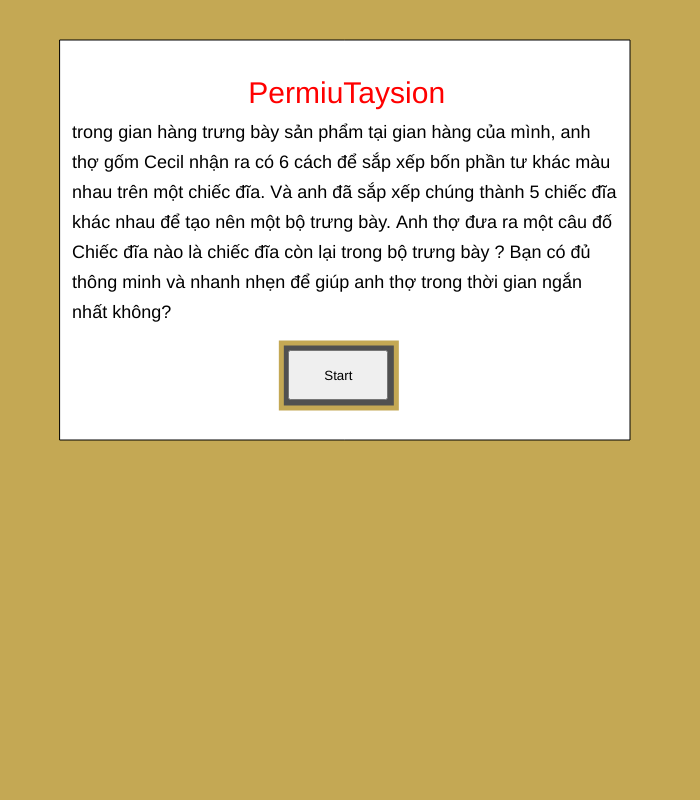
Frame 1 (no input)
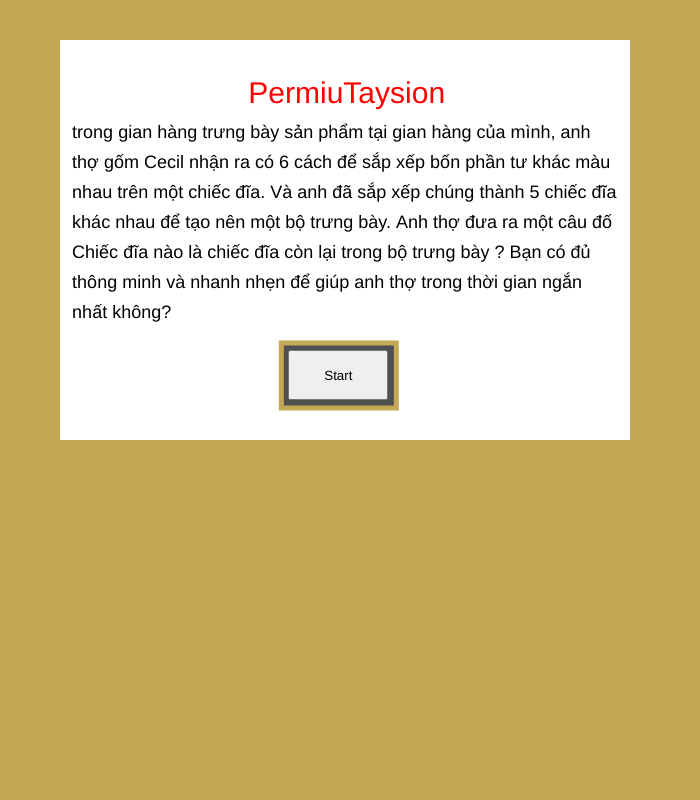
Frame 60 (no input)
Frame 120 (the mouse pressed at the canvas centre since frame 60): identical to frame 60, image omitted

The p5.js sketch that drew these frames (run headless with seeded random() and noise() and a simulated clock; from frame 60 on, the mouse is pressed at the canvas centre):

// p5.js sketch
// ── sketch.js
let wid = 700;
let hei = 800;
let col = [];
let or = [];
let used = [];
let num;
let used_ans = [];
let ans;
let or_ans = [];
let State = 0;
let win;
let check = -1;
let score;
let timer;

col = ['red','purple','blue',
       'red','blue','purple',
       'blue','red','purple',
       'blue','purple','red',
       'purple','blue','red',
       'purple','red','blue']

class circle {
    constructor(x,y,ang){
        this.x=x;
        this.y=y;
        this.r=80;
        this.ang = ang;
    }

    display(id){
          fill('yellow');
          arc(this.x,this.y,this.r,this.r,this.ang,this.ang+PI/2);

          fill(col[3*id]);
          arc(this.x,this.y,this.r,this.r,this.ang+PI/2,this.ang+PI);

          fill(col[3*id+1]);
          arc(this.x,this.y,this.r,this.r,this.ang+PI,this.ang+PI+PI/2);

          fill(col[3*id+2]);
          arc(this.x,this.y,this.r,this.r,this.ang+PI+PI/2,this.ang+2*PI);
    }
}

let cir = [];


function setup(){
   createCanvas(wid,hei);
   menu();
   // createMap();
}

function menu(){
    buttonS = createButton('Start');
    buttonS.size(100,50);
    buttonS.position(wid/3+55, 350);
    buttonS.mousePressed(startGame);
    check = -1;
    score = 0;
}

function startGame(){ 
    buttonS.hide();
    createMap();
    State = 1; 
}

function lose(){
    State = 2; // thua
    buttonBM = createButton('Back to menu');
    buttonR = createButton('Play again');

    buttonBM.size(100,50);
    buttonBM.position(wid/3-15, 250);

    buttonR.size(100,50);
    buttonR.position(wid/2+20, 250);  

    buttonBM.mousePressed(goToPage);
    buttonR.mousePressed(playAgain);
}

function goToPage(){
  State = 0;
  menu();
  buttonBM.hide();
  buttonR.hide();
}

function playAgain(){
   State = 1;
   score = 0;
  createMap();
  buttonR.hide();
  buttonBM.hide();
}


function createMap(){
      win = 0;
      if(score<30) timer = 30;
      else if(score<70) timer = 25;
      else if(score<150) timer = 20;
      else timer = 15;

      let k1 = int(random(0,100))*(PI/2),k2=int(random(0,100))*(PI/2);
          cir[0] = new circle(120,150,k1);
          cir[1] = new circle(320,150,k1+PI/2);
          cir[2] = new circle(520,150,k1+PI+PI/2);
          cir[3] = new circle(220,250,k1+2*PI);
          cir[4] = new circle(420,250,k1+PI);

          cir[5] = new circle(120,400,k2+PI);
          cir[6] = new circle(270,400,k2+PI/2);
          cir[7] = new circle(420,400,k2+2*PI);
          cir[8] = new circle(570,400,k2+PI+PI/2);
          // cir[0] = new circle(100,100,0);

      for(let i =0;i<6;i++){
            or[i] = 0;
            used[i] = 0;
            or_ans[i] = 0;
            used_ans[i] = 0;
      }

          num = int(random(0,5));
      while(used[num]){
            num = int(random(0,5)); 
      }
          or[0] = num;
          used[num] = 1;

          num = int(random(0,5));
      while(used[num]){
            num = int(random(0,5)); 
      }
          or[1] = num;
          used[num] = 1;

          num = int(random(0,5));
      while(used[num]){
            num = int(random(0,5)); 
      }
          or[2] = num;
          used[num] = 1;

          num = int(random(0,5));
      while(used[num]){
            num = int(random(0,5)); 
      }
          or[3] = num;
          used[num] = 1;

          num = int(random(0,5));
      while(used[num]){
            num = int(random(0,5)); 
      }
          or[4] = num;
          used[num] = 1; 

      for(let i = 0;i<6;i++){
            if(used[i] == 0){
              or[5] = i;
              used[i] = 1;
            }
      }


          ans = int(random(5,8));

          num = int(random(0,4));
      while(used_ans[num]){
            num = int(random(0,4)); 
      }
          or_ans[0] = num;
          used_ans[num] = 1;

          num = int(random(0,4));
      while(used_ans[num]){
            num = int(random(0,4)); 
      }
          or_ans[1] = num;
          used_ans[num] = 1;

          num = int(random(0,4));
      while(used_ans[num]){
            num = int(random(0,4)); 
      }
          or_ans[2] = num;
          used_ans[num] = 1;

}


function mousePressed(){
    let x = mouseX , y = mouseY;
    if(State==1&&win==0) check++;

    // console.log(int(dist(100,300,x,y)),int(dist(250,300,x,y)),int(dist(400,300,x,y)),int(dist(400,300,x,y)),int(dist(550,300,x,y)))

    if(check > 0 && win==0){
          if(int(dist(120,400,x,y))<40){
          if(ans == 5) win = 1;
          else win = 2;
        }

        else if(int(dist(270,400,x,y))<40){
          if(ans == 6) win = 1;
          else win = 2;
        }

        else if(int(dist(420,400,x,y))<40){
          if(ans == 7) win = 1;
          else win = 2;
        }

        else if (int(dist(570,400,x,y))<40){
          if(ans == 8) win = 1;
          else win = 2;
        }

        else{
          win = 0;
        }

        if(win==1){
          score+=10;
          createMap();
        }
        if(win==2){
          lose();
        }
  }
}

function draw(){
  if(State==0){
    background(196,168,84);

      let tmp = hei/6+5;
      let tmp_wid = 5*wid/38-20;

    fill(255);
    rect(60,40,570,400);

    fill('red'); 
    textSize(30);
    text('PermiuTaysion',wid/3+15,tmp-35);

     textSize(18);
     fill(0);
     text('trong gian hàng trưng bày sản phẩm tại gian hàng của mình, anh ',tmp_wid,tmp); 
     tmp+=30;
     text('thợ gốm Cecil nhận ra có 6 cách để sắp xếp bốn phần tư khác màu ',tmp_wid,tmp);
     tmp+=30; 
     text('nhau trên một chiếc đĩa. Và anh đã sắp xếp chúng thành 5 chiếc đĩa ',tmp_wid,tmp);
     tmp+=30;
     text( 'khác nhau để tạo nên một bộ trưng bày. Anh thợ đưa ra một câu đố ',tmp_wid,tmp);

     tmp+=30;
     text( 'Chiếc đĩa nào là chiếc đĩa còn lại trong bộ trưng bày ? Bạn có đủ ',tmp_wid,tmp);

     tmp+=30;
     text( 'thông minh và nhanh nhẹn để giúp anh thợ trong thời gian ngắn ',tmp_wid,tmp);

     tmp+=30;
     text( 'nhất không?',tmp_wid,tmp);

    fill(80);
       stroke(196,168,84);
       strokeWeight(5);
       rect(wid/3+48,hei/2-57,115,65);
       noStroke();


  }

  else if(State==2){
    background(90,90,90,20);

      if(score<30)
          fill(0);

      else if(score<70)
          fill('blue');

      else if(score<150)
          fill('orange');

      else
          fill('red');

    textSize(40);
    text('Your score:'+score,wid/3-5,hei/4);
  }
  else{
      background(204,155,52);
      for(let i=0;i<5;i++){
        cir[i].display(or[i]);
      }

      if(ans==5){
        cir[5].display(or[5]);
        cir[6].display(or[or_ans[1]]);
        cir[7].display(or[or_ans[2]]);
        cir[8].display(or[or_ans[3]]);
      }

      else if(ans==6){
        cir[6].display(or[5]);
        cir[5].display(or[or_ans[1]]);
        cir[7].display(or[or_ans[2]]);
        cir[8].display(or[or_ans[3]]);

      }

      else if(ans==7){
        cir[7].display(or[5]);
        cir[6].display(or[or_ans[1]]);
        cir[5].display(or[or_ans[2]]);
        cir[8].display(or[or_ans[3]]);
      }

      else{
        cir[8].display(or[5]);
        cir[6].display(or[or_ans[1]]);
        cir[7].display(or[or_ans[2]]);
        cir[5].display(or[or_ans[3]]);
      }

      if (frameCount % 60 == 0 && timer > 0) { 
          timer --;
      }
      if(score<30)
      fill(0);

      else if(score<70)
          fill('blue');

      else if(score<150)
          fill('orange');

      else
          fill('red');

      textSize(30);
      text('Score:'+score,50,50);

      fill('brown');
      textSize(30);

      if(timer<10){
          text('Time:0'+timer, 5*wid/6-25, 50); 
      }
      else
      text('Time:'+timer, 5*wid/6-25, 50);

      if(timer==0){
        lose();
      }

      fill(0);
      textSize(25);
      text('Choose the correct circle to get 10 score',wid/5-18,490);
    }
}
